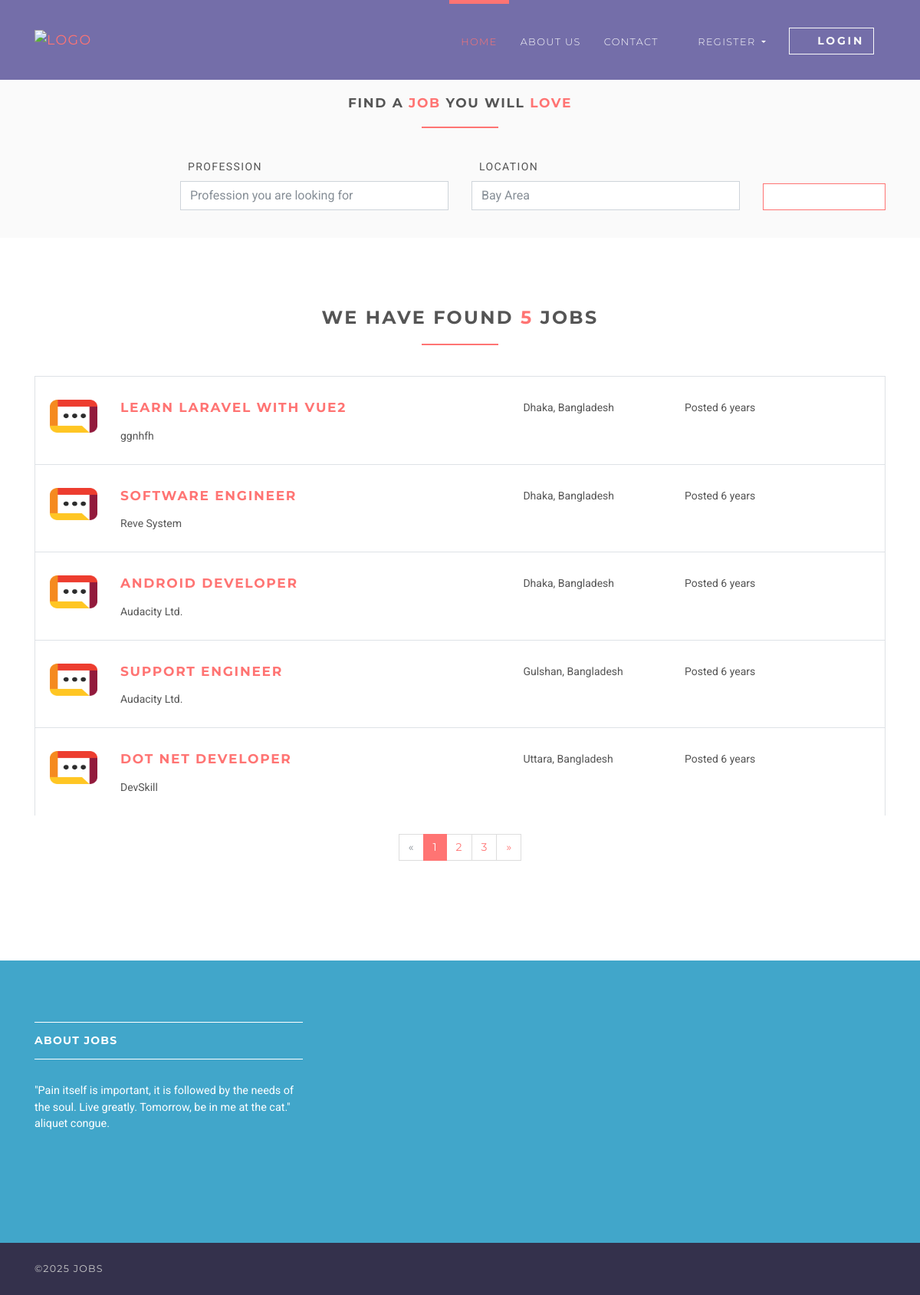
Page /jobs on the committed database.
### jobsapp/models.py (models this page shows, shortened)
class Job(models.Model):
    user = models.ForeignKey(User, on_delete=models.CASCADE)
    title = models.CharField(max_length=300)
    description = models.TextField()
    location = models.CharField(max_length=150)
    type = models.CharField(choices=JOB_TYPE, max_length=10)
    category = models.CharField(max_length=100)
    last_date = models.DateTimeField()
    company_name = models.CharField(max_length=100)
    company_description = models.CharField(max_length=300)
    website = models.CharField(max_length=100, default="")
    created_at = models.DateTimeField(default=timezone.now)
    filled = models.BooleanField(default=False)

### jobsapp/views/home.py (the view)
# urls.py: path('jobs', JobListView.as_view(), name='jobs'),
class JobListView(ListView):
    model = Job
    template_name = 'jobs/jobs.html'
    context_object_name = 'jobs'
    paginate_by = 5

### templates/jobs/jobs.html (shortened to what this page needs)
{% extends 'base.html' %}
{% load static %}
{% block content %}
    <section class="job-form-section job-form-section--compressed">
        <div class="container">
            <h4 class="heading">Find a <span class="accent">job </span> you will <span class="accent">love</span></h4>
            <form id="job-main-form" method="get" action="#" class="job-main-form">
                <div class="controls">
                    <div class="row align-items-end">
                        <div class="col-sm-1 col-lg-2"></div>
                        <div class="col-sm-5 col-lg-4 form-group">
                            <label for="profession">Profession</label>
                            <input type="text" id="profession" name="profession"
                                   placeholder="Profession you are looking for" class="form-control">
                        </div>
                        <div class="col-sm-5 col-lg-4 form-group">
                            <label for="location">Location</label>
                            <input type="text" id="location" name="location" placeholder="Any particular location?"
                                   value="Bay Area" class="form-control">
                        </div>
                        <div class="col-sm-1 col-lg-2 form-group">
                            <button type="submit" name="name"
                                    class="btn btn-outline-white-primary job-main-form__button">
                                <i class="fa fa-search"></i>
                            </button>
                        </div>
                    </div>
                </div>
            </form>
        </div>
    </section>
    <section>
        <div class="container">
            <h3 class="heading">We have found <span class="accent">{{ jobs.count }}</span> jobs</h3>
            {% for job in jobs %}
                <div class="job-listing  ">
                    <div class="row">
                        <div class="col-md-12 col-lg-6">
                            <div class="row">
                                <div class="col-2">
                                    <img src="{% static 'img/company-1.png' %}"
                                         alt="Ipsioou " class="img-fluid">
                                </div>
                                <div class="col-10">
                                    <h4 class="job__title"><a
                                            href="{% url 'jobs:jobs-detail' job.id %}">{{ job.title }}</a></h4>
                                    <p class="job__company">
                                        {{ job.company_name }}
                                    </p>
                                </div>
                            </div>
                        </div>
                        <div class="col-10 col-md-3 col-lg-2 ml-auto"><i class="fa fa-map-marker job__location"></i>
                            {{ job.location }}
                        </div>
                        <div class="col-10 col-md-3 col-lg-3 ml-auto">
                            <p>Posted {{ job.created_at|timesince }}</p>
                        </div>
                    </div>
                </div>
            {% endfor %}
            {% if is_paginated %}
                <div class="row">
                    <div class="col-md-12">
                        <nav aria-label="Page navigation example" class="d-flex justify-content-center mt-4 mb-4">
                            <ul class="pagination">
                                {% if page_obj.has_previous %}
                                    <li class="page-item">
                                        <a href="?page={{ page_obj.previous_page_number }}"
                                           class="page-link">&laquo;</a>
                                    </li>
                                {% else %}
                                    <li class="page-item disabled">
                                        <a class="page-link">&laquo;</a>
                                    </li>
                                {% endif %}
                                {% for i in page_obj.paginator.page_range %}
                                    {% if page_obj.number == i %}
                                        <li class="page-item active">
                                            <a class="page-link">{{ i }}</a>
                                        </li>
                                    {% else %}
                                        <li class="page-item">
                                            <a href="?page={{ i }}" class="page-link">{{ i }}</a>
                                        </li>
                                    {% endif %}
                                {% endfor %}
                                {% if page_obj.has_next %}
                                    <li class="page-item">
                                        <a href="?page={{ page_obj.next_page_number }}" class="page-link">&raquo;</a>
                                    </li>
                                {% else %}
                                    <li class="page-item disabled">
                                        <a class="page-link">&raquo;</a>
                                    </li>
                                {% endif %}
                            </ul>
                        </nav>
                    </div>
                </div>
            {% endif %}
        </div>
    </section>
{% endblock %}

### static/css/style.default.css (style rules this page uses)
html { height:100% }
body { height:100% }
section { position:relative;padding-top:90px;padding-bottom:90px }
button { cursor:pointer }
.heading { text-align:center;margin-bottom:40px }
.heading:after { content:" ";display:block;width:100px;height:2px;margin:20px auto 20px;background:#ff7473 }
a,button { -webkit-transition:all .2s ease-out;transition:all .2s ease-out }
a i.fa,button i.fa { margin:0 5px }
.accent { color:#ff7473 }
.job-form-section { padding:80px 0;background:#fafafa }
.job-form-section .job-main-form { margin-bottom:40px }
.job-form-section .job-main-form label { text-transform:uppercase;letter-spacing:0.1em;margin-left:10px }
.job-form-section.job-form-section--compressed { padding:20px }
.job-form-section.job-form-section--compressed .job-main-form { margin-bottom:0 }
.job-main-form__button { margin-top:15px;display:block;width:100% }
.job-listing { border:solid 1px #dee2e6;border-bottom:none;padding-top:30px;padding-bottom:10px;padding-left:19px;padding-right:15px;clear:both;-webkit-transition:all .2s ease-out;transition:all .2s ease-out }
.job__title { margin-top:0 }
.job__location { margin-right:5px;color:#868e96 }
.btn { font-weight:700;font-family:"Montserrat",Helvetica,Arial,sans-serif;border:1px solid transparent;text-transform:uppercase;letter-spacing:0.2em;padding:.375rem .75rem;font-size:.875rem;line-height:1.5;border-radius:0;-webkit-transition:background-color 0.15s ease-in-out,border-color 0.15s ease-in-out,-webkit-box-shadow 0.15s ease-in-out;transition:background-color 0.15s ease-in-out,border-color 0.15s ease-in-out,-webkit-box-shadow 0.15s ease-in-out;transition:background-color 0.15s ease-in-out,border-color 0.15s ease-in-out,box-shadow 0.15s ease-in-out;transition:background-color 0.15s ease-in-out,border-color 0.15s ease-in-out,box-shadow 0.15s ease-in-out,-webkit-box-shadow 0.15s ease-in-out }
.btn-outline-white-primary { color:#ff7473;background-color:#fff;background-image:none;border-color:#ff7473 }
body { font-family:"Roboto",Helvetica,Arial,sans-serif;font-size:.875rem;font-weight:400;line-height:1.5;color:#555;background-color:#fff }
a { color:#ff7473;text-decoration:none }
h1,h2,h3,h4,h5,h6,.h1,.h2,.h3,.h4,.box-simple h3,.box-image .name h3,.box-image-text .top .name h3,.box-image-text .top .name h4,.h5,.h6 { margin-bottom:1rem;font-family:"Montserrat",Helvetica,Arial,sans-serif;font-weight:700;line-height:1.2;color:#555;text-transform:uppercase;letter-spacing:0.1em }
h3,.h3 { font-size:1.4875rem }
h4,.h4,.box-simple h3,.box-image .name h3,.box-image-text .top .name h3,.box-image-text .top .name h4 { font-size:1.0675rem }
.page-item:first-child .page-link { border-top-left-radius:0rem;border-bottom-left-radius:0rem }
.page-item:last-child .page-link { border-top-right-radius:0rem;border-bottom-right-radius:0rem }
.page-item.active .page-link { color:#fff;background-color:#ff7473;border-color:#ff7473 }
.page-item.disabled .page-link { color:#868e96;background-color:#fff;border-color:#ddd }
.page-link { padding:.5rem .75rem;line-height:1.25;color:#ff7473;background-color:#fff;border:1px solid #ddd;font-family:"Montserrat",Helvetica,Arial,sans-serif }
.form-control { padding:.375rem .75rem;font-size:1rem;line-height:1.5;color:#868e96;background-color:#fff;border:1px solid #ced4da;border-radius:0;-webkit-transition:border-color ease-in-out 0.15s,-webkit-box-shadow ease-in-out 0.15s;transition:border-color ease-in-out 0.15s,-webkit-box-shadow ease-in-out 0.15s;transition:border-color ease-in-out 0.15s,box-shadow ease-in-out 0.15s;transition:border-color ease-in-out 0.15s,box-shadow ease-in-out 0.15s,-webkit-box-shadow ease-in-out 0.15s }
.form-control::placeholder { color:#868e96 }

### rows in the picture
Job: title "LEARN LARAVEL WITH VUE2", company_name "ggnhfh", location "Dhaka, Bangladesh", created_at "6 years"
Job: title "SOFTWARE ENGINEER", company_name "Reve System", location "Dhaka, Bangladesh", created_at "6 years"
Job: title "ANDROID DEVELOPER", company_name "Audacity Ltd.", location "Dhaka, Bangladesh", created_at "6 years"
Job: title "SUPPORT ENGINEER", company_name "Audacity Ltd.", location "Gulshan, Bangladesh", created_at "6 years"
Job: title "DOT NET DEVELOPER", company_name "DevSkill", location "Uttara, Bangladesh", created_at "6 years"

### other values in the picture
{{ jobs.count }} "5"
{{ i }} "1"
{{ i }} "2" "3"
